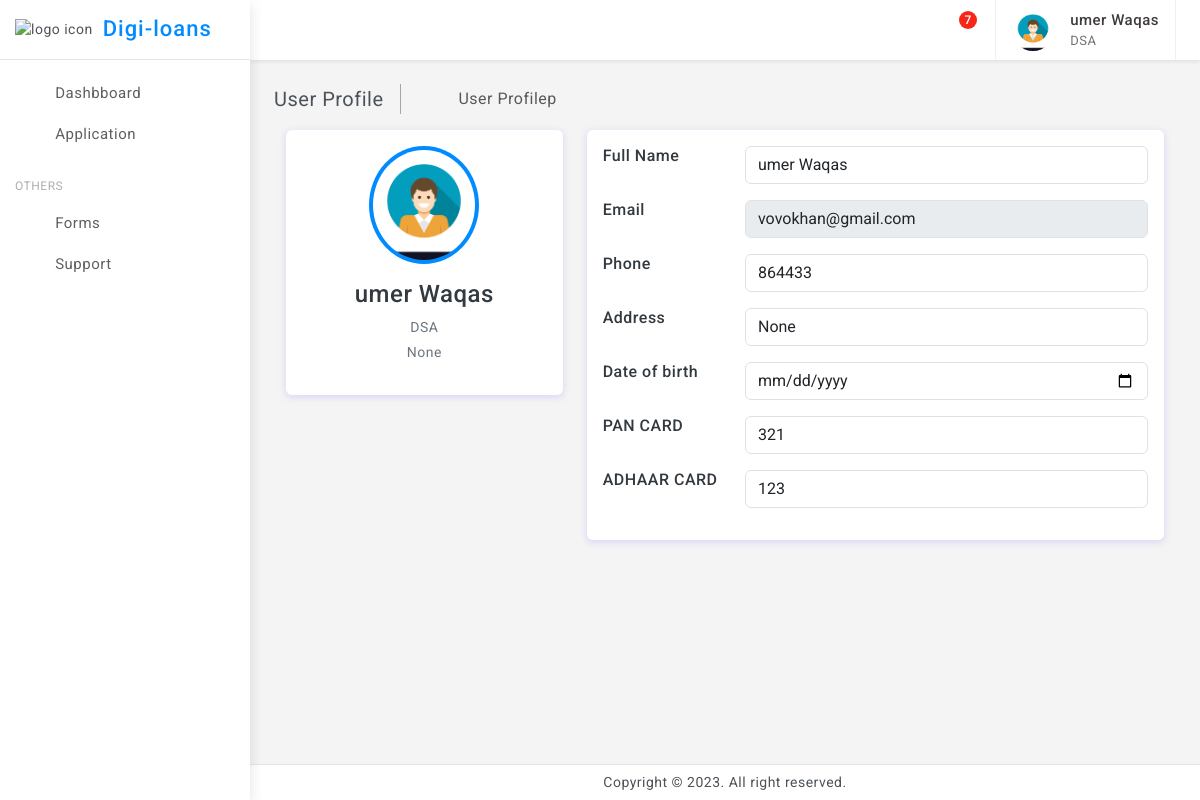
The app's page /dashboard/user_view/481 (signed in) with its own data.
### tables this page shows
CREATE TABLE "Users" (
	"user_id"	INTEGER,
	"email"	TEXT NOT NULL,
	"password"	TEXT NOT NULL,
	"role_id"	INTEGER,
	"full_name"	TEXT,
	"date_of_birth"	TEXT,
	"address"	TEXT,
	"phone_number"	TEXT,
	"created_time"	TIMESTAMP DEFAULT CURRENT_TIMESTAMP,
	"updated_time"	TIMESTAMP DEFAULT CURRENT_TIMESTAMP,
	"approved"	INTEGER,
	"createdBy"	INTEGER,
	"branchBy"	INTEGER,
	PRIMARY KEY("user_id"),
	FOREIGN KEY("branchBy") REFERENCES "Users"("user_id")
);

CREATE TABLE Roles (
                role_id INTEGER PRIMARY KEY,
                role_name TEXT NOT NULL,
                created_time TIMESTAMP DEFAULT CURRENT_TIMESTAMP,
                updated_time TIMESTAMP DEFAULT CURRENT_TIMESTAMP
            );

CREATE TABLE "UserProfile" (
	"id"	INTEGER NOT NULL,
	"user_id"	INTEGER NOT NULL,
	"image"	TEXT,
	PRIMARY KEY("id" AUTOINCREMENT),
	FOREIGN KEY("user_id") REFERENCES "Users"("user_id")
);

CREATE TABLE "UserDocument" (
	"id"	INTEGER NOT NULL UNIQUE,
	"user_id"	INTEGER,
	"adhar_card"	TEXT,
	"pan_card"	TEXT, created_at TIMESTAMP DEFAULT CURRENT_TIMESTAMP,
	PRIMARY KEY("id" AUTOINCREMENT)
);

### flask_app.py (the view)
@app.route('/dashboard/user_view/<int:user_id>', methods=['GET', 'POST'])
def user_view(user_id):
    user=get_user(user_id)
    role=get_role(user[3])
    image=get_user_image(user_id)
    roles=get_roles()
    user_doc=user_documentdb.get_user_document_by_id(user_id)
    return render_template("vertical/user_profile_other.html",user=user,role=role,image=image,roles=roles,user_id=user_id,user_doc=user_doc)

### databse/db_service.py (called while the page is built)
def connect_db():
    return sqlite3.connect('databse/digi_loans.db')

def get_user(user_id):
    conn = connect_db()
    cursor = conn.cursor()
    try:
        cursor.execute('SELECT * FROM Users WHERE user_id = ?', (user_id,))
        user = cursor.fetchone()
        conn.close()
        return user
    except sqlite3.Error as e:
        print("Error getting user:", e)
        conn.close()
        return None

def get_role(role_id):
    conn = connect_db()
    cursor = conn.cursor()
    try:
        cursor.execute('SELECT * FROM Roles WHERE role_id = ?', (role_id,))
        role = cursor.fetchone()
        conn.close()
        return role
    except sqlite3.Error as e:
        print("Error getting role:", e)
        conn.close()
        return None

def get_roles():
    conn = connect_db()
    cursor = conn.cursor()
    try:
        cursor.execute('SELECT * FROM Roles',)
        roles = cursor.fetchall()
        conn.close()
        return roles
    except sqlite3.Error as e:
        print("Error getting role:", e)
        conn.close()
        return None

def get_user_image(user_id):
    try:
        conn = connect_db()
        cursor = conn.cursor()
        cursor.execute('SELECT * FROM UserProfile WHERE user_id = ?', (user_id,))
        result = cursor.fetchone()  # Fetch one row, assuming you want to retrieve a single user's image data
        conn.commit()
        print("got image result for ",user_id," : ",result)
        return result  # Return the fetched result
    except sqlite3.Error as e:
        print("Error get_user_image:", e)
        if conn:
            conn.rollback()
        return None  # Return None to indicate an error

### databse/user_document.py (called while the page is built)
def get_user_document_by_id(user_id):
    connection = db.connect_db()
    cursor = connection.cursor()
    try:
        cursor.execute("SELECT * FROM UserDocument WHERE user_id=?", (user_id,))
        return cursor.fetchone()
    except Exception as e:
        print("Error retrieving user document:", e)
    finally:
        connection.close()

### templates/vertical/user_profile_other.html (shortened to what this page needs)
{% extends "base.html" %}
{% block content %}
<div class="page-wrapper">
	<div class="page-content">
		<div class="page-breadcrumb d-none d-sm-flex align-items-center mb-3">
			<div class="breadcrumb-title pe-3">User Profile</div>
			<div class="ps-3">
				<nav aria-label="breadcrumb">
					<ol class="breadcrumb mb-0 p-0">
						<li class="breadcrumb-item"><a href="javascript:;"><i class="bx bx-home-alt"></i></a>
						</li>
						<li class="breadcrumb-item active" aria-current="page">User Profilep</li>
					</ol>
				</nav>
			</div>
		</div>
		<div class="container">
			<div class="main-body">
				<div class="row">
					<div class="col-lg-4">
						<div class="card">
							<div class="card-body">
								<form action="{{ url_for('user_profile') }}" method="POST" enctype="multipart/form-data">
								<div class="d-flex flex-column align-items-center text-center">
									<img src="{{ url_for('static', filename=image[2]) }}" alt="Admin" class="rounded-circle p-1 bg-primary" width="110">
									<div class="mt-3">
										<h4>{{user[4]}}</h4>
										<p class="text-secondary mb-1">{{role[1]}}</p>
										<p class="text-muted font-size-sm">{{user[6]}}</p>
									</div>
								</div>
							</div>
						</div>
					</div>
					<div class="col-lg-8">
						<div class="card">
							<div class="card-body">
								<div class="row mb-3">
									<div class="col-sm-3">
										<h6 class="mb-0">Full Name</h6>
									</div>
									<div class="col-sm-9 text-secondary">
										<input name="full_name" type="text" class="form-control" value="{{user[4]}}" />
									</div>
								</div>
								<div class="row mb-3">
									<div class="col-sm-3">
										<h6 class="mb-0">Email</h6>
									</div>
									<div class="col-sm-9 text-secondary">
										<input name="email_address" type="text" class="form-control" value="{{user[1]}}" disabled/>
									</div>
								</div>
								<div class="row mb-3">
									<div class="col-sm-3">
										<h6 class="mb-0">Phone</h6>
									</div>
									<div class="col-sm-9 text-secondary">
										<input name="phone" type="text" class="form-control" value="{{user[7]}}" />
									</div>
								</div>
								<div class="row mb-3">
									<div class="col-sm-3">
										<h6 class="mb-0">Address</h6>
									</div>
									<div class="col-sm-9 text-secondary">
										<input name="address" type="text" class="form-control" value="{{user[6]}}" />
									</div>
								</div>
								<div class="row mb-3">
									<div class="col-sm-3">
										<h6 class="mb-0">Date of birth</h6>
									</div>
									<div class="col-sm-9 text-secondary">
										<input name="date_of_birth" type="date" class="form-control" value="{{user[5]}}" />
									</div>
								</div>
								<div class="row mb-3">
									<div class="col-sm-3">
										<h6 class="mb-0">PAN CARD</h6>
									</div>
									<div class="col-sm-9 text-secondary">
										<input name="pan_card" type="text" class="form-control" value="{{user_doc[2]}}" />
									</div>
								</div>
								<div class="row mb-3">
									<div class="col-sm-3">
										<h6 class="mb-0">ADHAAR CARD</h6>
									</div>
									<div class="col-sm-9 text-secondary">
										<input name="adhaar_card" type="text" class="form-control" value="{{user_doc[3]}}" />
									</div>
								</div>
							</div>
						</div>
					</div>
				</div>
			</div>
		</div>
	</div>
</div>
{% endblock %}

### templates/base.html (shortened to what this page needs)
<!doctype html>
<html lang="en">
<head>
	<link href="{{ url_for('static', filename='assets/plugins/vectormap/jquery-jvectormap-2.0.2.css') }}" rel="stylesheet"/>
	<link href="{{ url_for('static', filename='assets/plugins/simplebar/css/simplebar.css') }}" rel="stylesheet" />
	<link href="{{ url_for('static', filename='assets/plugins/perfect-scrollbar/css/perfect-scrollbar.css') }}" rel="stylesheet" />
	<link href="{{ url_for('static', filename='assets/plugins/metismenu/css/metisMenu.min.css') }}" rel="stylesheet"/>
	<link href="{{ url_for('static', filename='assets/plugins/datatable/css/dataTables.bootstrap5.min.css') }}" rel="stylesheet" />
	<link href="{{ url_for('static', filename='assets/css/pace.min.css') }}" rel="stylesheet"/>
	<link href="{{ url_for('static', filename='assets/css/bootstrap.min.css') }}" rel="stylesheet">
	<link href="{{ url_for('static', filename='assets/css/bootstrap-extended.css') }}" rel="stylesheet">
	<link href="{{ url_for('static', filename='assets/css/app.css') }}" rel="stylesheet">
	<link href="{{ url_for('static', filename='assets/css/icons.css') }}" rel="stylesheet">
	<link rel="stylesheet" href="{{ url_for('static', filename='assets/css/dark-theme.css') }}"/>
	<link rel="stylesheet" href="{{ url_for('static', filename='assets/css/semi-dark.css') }}"/>
	<link rel="stylesheet" href="{{ url_for('static', filename='assets/css/header-colors.css') }}"/>
</head>
<body>
	<div class="wrapper">
		<div class="sidebar-wrapper" data-simplebar="true">
			<div class="sidebar-header">
				<div>
					<img src="{{ url_for('static', filename='assets/images/logo-icon.png') }}" class="logo-icon" alt="logo icon">
				</div>
				<div>
					<h4 class="logo-text">Digi-loans</h4>
				</div>
				<div class="toggle-icon ms-auto"><i class='bx bx-arrow-back'></i>
				</div>
			 </div>
			<ul class="metismenu" id="menu">
				<li>
					<a href="/dashboard" >
						<div class="parent-icon"><i class='bx bx-home'></i>
						</div>
						<div class="menu-title">Dashbboard</div>
					</a>
				</li>
				<li>
					<a href="{{ url_for('all_applications') }}" >
						<div class="parent-icon"><i class="bx bx-category"></i>
						</div>
						<div class="menu-title">Application</div>
					</a>
				</li>
				<li class="menu-label">Others</li>
				<li>
					<a href="{{ url_for('admin_forms') }}" >
						<div class="parent-icon"><i class='bx bx-cookie'></i>
						</div>
						<div class="menu-title">Forms</div>
					</a>
				</li>
				<li>
					<a href="http://digi-loans.com/" target="_blank">
						<div class="parent-icon"><i class="bx bx-support"></i>
						</div>
						<div class="menu-title">Support</div>
					</a>
				</li>
			</ul>
		</div>
		<header>
			<div class="topbar d-flex align-items-center">
				<nav class="navbar navbar-expand gap-3">
					  <div class="top-menu ms-auto">
						<ul class="navbar-nav align-items-center gap-1">
							<li class="nav-item dark-mode d-none d-sm-flex">
								<a class="nav-link dark-mode-icon" href="javascript:;"><i class='bx bx-moon'></i>
								</a>
							</li>
							<li class="nav-item dropdown dropdown-large">
								<a class="nav-link dropdown-toggle dropdown-toggle-nocaret position-relative" href="#" data-bs-toggle="dropdown"><span class="alert-count">7</span>
									<i class='bx bx-bell'></i>
								</a>
							</li>
						</ul>
					</div>
					<div class="user-box dropdown px-3">
						<a class="d-flex align-items-center nav-link dropdown-toggle gap-3 dropdown-toggle-nocaret" href="#" role="button" data-bs-toggle="dropdown" aria-expanded="false">
							{% if session['image'] %}
							<img src="{{ url_for('static', filename=session['image'][2]) }}" class="user-img" alt="user avatar">
							{% endif %}
							<div class="user-info">
								<p class="user-name mb-0">{{session['user'][4]}}</p>
								<p class="designattion mb-0">{{session['role'][1]}}</p>
							</div>
						</a>
					</div>
				</nav>
			</div>
		</header>
		{% block content %}{% endblock %}
		<footer class="page-footer">
			<p class="mb-0">Copyright © 2023. All right reserved.</p>
		</footer>
	</div>
</body>
</html>

### static/assets/css/app.css (style rules this page uses)
body { font-size: 14px; color: #4c5258; letter-spacing: .5px; background: #f4f4f4; overflow-x: hidden; font-family: Roboto, sans-serif }
a { text-decoration: none }
.wrapper { width: 100%; position: relative }
.sidebar-wrapper { width: 250px; height: 100%; position: fixed; top: 0; bottom: 0; left: 0; background: #fff; border-right: 0 solid #e4e4e4; z-index: 11; box-shadow: 0 .3rem .8rem rgba(0, 0, 0, .12); transition: all .2s ease-out }
.sidebar-header { width: 250px; height: 60px; display: flex; align-items: center; position: fixed; top: 0; bottom: 0; padding: 0 15px; z-index: 5; background: #fff; background-clip: padding-box; border-bottom: 1px solid #e4e4e4 }
.logo-icon { width: 30px }
.logo-text { font-size: 22px; margin-left: 10px; margin-bottom: 0; letter-spacing: 1px; color: #008cff; }
.toggle-icon { font-size: 22px; cursor: pointer; color: #008cff }
.topbar { position: fixed; top: 0; left: 250px; right: 0; height: 60px; background: #fff; border-bottom: 1px solid rgb(228 228 228 / 0%); z-index: 10; -webkit-box-shadow: 0 .125rem .25rem rgba(0, 0, 0, .075); box-shadow: 0 .125rem .25rem rgba(0, 0, 0, .075); }
.topbar .navbar { width: 100%; height: 60px; padding-left: 1.5rem; padding-right: 1.5rem; }
.page-wrapper { height: 100%; margin-top: 60px; margin-bottom: 30px; margin-left: 250px }
.page-content { padding: 1.5rem 1.5rem 0.7rem 1.5rem }
.page-footer { background: #fff; left: 250px; right: 0; bottom: 0; position: fixed; text-align: center; padding: 7px; font-size: 14px; border-top: 1px solid #e4e4e4; z-index: 3 }
.sidebar-wrapper ul { padding: 0; margin: 0; list-style: none; background: 0 0 }
.sidebar-wrapper .metismenu { background: 0 0; display: -webkit-box; display: -ms-flexbox; display: flex; padding: 10px; margin-top: 60px; -webkit-box-orient: vertical; -webkit-box-direction: normal; -ms-flex-direction: column; flex-direction: column }
.sidebar-wrapper .metismenu li+li { margin-top: 5px }
.sidebar-wrapper .metismenu li:first-child { margin-top: 5px }
.sidebar-wrapper .metismenu li:last-child { margin-bottom: 5px }
.sidebar-wrapper .metismenu>li { display: -webkit-box; display: -ms-flexbox; display: flex; -webkit-box-orient: vertical; -webkit-box-direction: normal; -ms-flex-direction: column; flex-direction: column; position: relative }
.sidebar-wrapper .metismenu a { position: relative; display: flex; align-items: center; justify-content: left; padding: 6px 16px; font-size: 15px; color: #5f5f5f; outline-width: 0; text-overflow: ellipsis; overflow: hidden; letter-spacing: .5px; border-radius: 0.25rem; transition: all .3s ease-out }
.sidebar-wrapper .metismenu a .parent-icon { font-size: 24px; line-height: 1 }
.sidebar-wrapper .metismenu a .menu-title { margin-left: 10px }
.menu-label { padding: 20px 15px 5px 5px; color: #b0afaf; text-transform: uppercase; font-size: 12px; letter-spacing: .5px }
.breadcrumb-title { font-size: 20px; border-right: 1.5px solid #aaa4a4 }
.page-breadcrumb .breadcrumb li.breadcrumb-item { font-size: 16px }
.page-breadcrumb .breadcrumb-item+.breadcrumb-item::before { display: inline-block; padding-right: .5rem; color: #6c757d; font-family: LineIcons; content: "\ea5c" }
input::placeholder { color: #000!important; opacity: .3!important }
.topbar .navbar .navbar-nav .nav-item { display: flex; align-items: center; justify-content: center; width: auto; height: 60px; }
.topbar .navbar .navbar-nav .nav-link { color: #212529; font-size: 22px; border-radius: 50%; display: flex; align-items: center; justify-content: center; width: 42px; height: 42px; transition: 0.3s cubic-bezier(0.075, 0.82, 0.165, 1); }
.dropdown-toggle-nocaret:after { display: none }
.alert-count { position: absolute; top: 2px; left: 22px; width: 18px; height: 18px; display: flex; align-items: center; justify-content: center; border-radius: 50%; font-size: 12px; font-weight: 500; color: #fff; background: #f62718 }
.user-img { width: 42px; height: 42px; border-radius: 50%; border: 0 solid #e5e5e5; padding: 0; }
.user-info .user-name { font-size: 15px; font-weight: 500; color: #413c3c }
.user-info .designattion { font-size: 13px; color: #747474 }
.user-box { display: flex; align-items: center; height: 60px; border-left: 1px solid #f0f0f0; border-right: 1px solid #f0f0f0; }
.dropdown-large { position: relative }

### records on screen
Users: full_name "umer Waqas", address "None", email_address "vovokhan@gmail.com", phone "864433"
Roles: role_name "DSA"
UserProfile: image (picture)
UserDocument: pan_card "321", adhaar_card "123"
